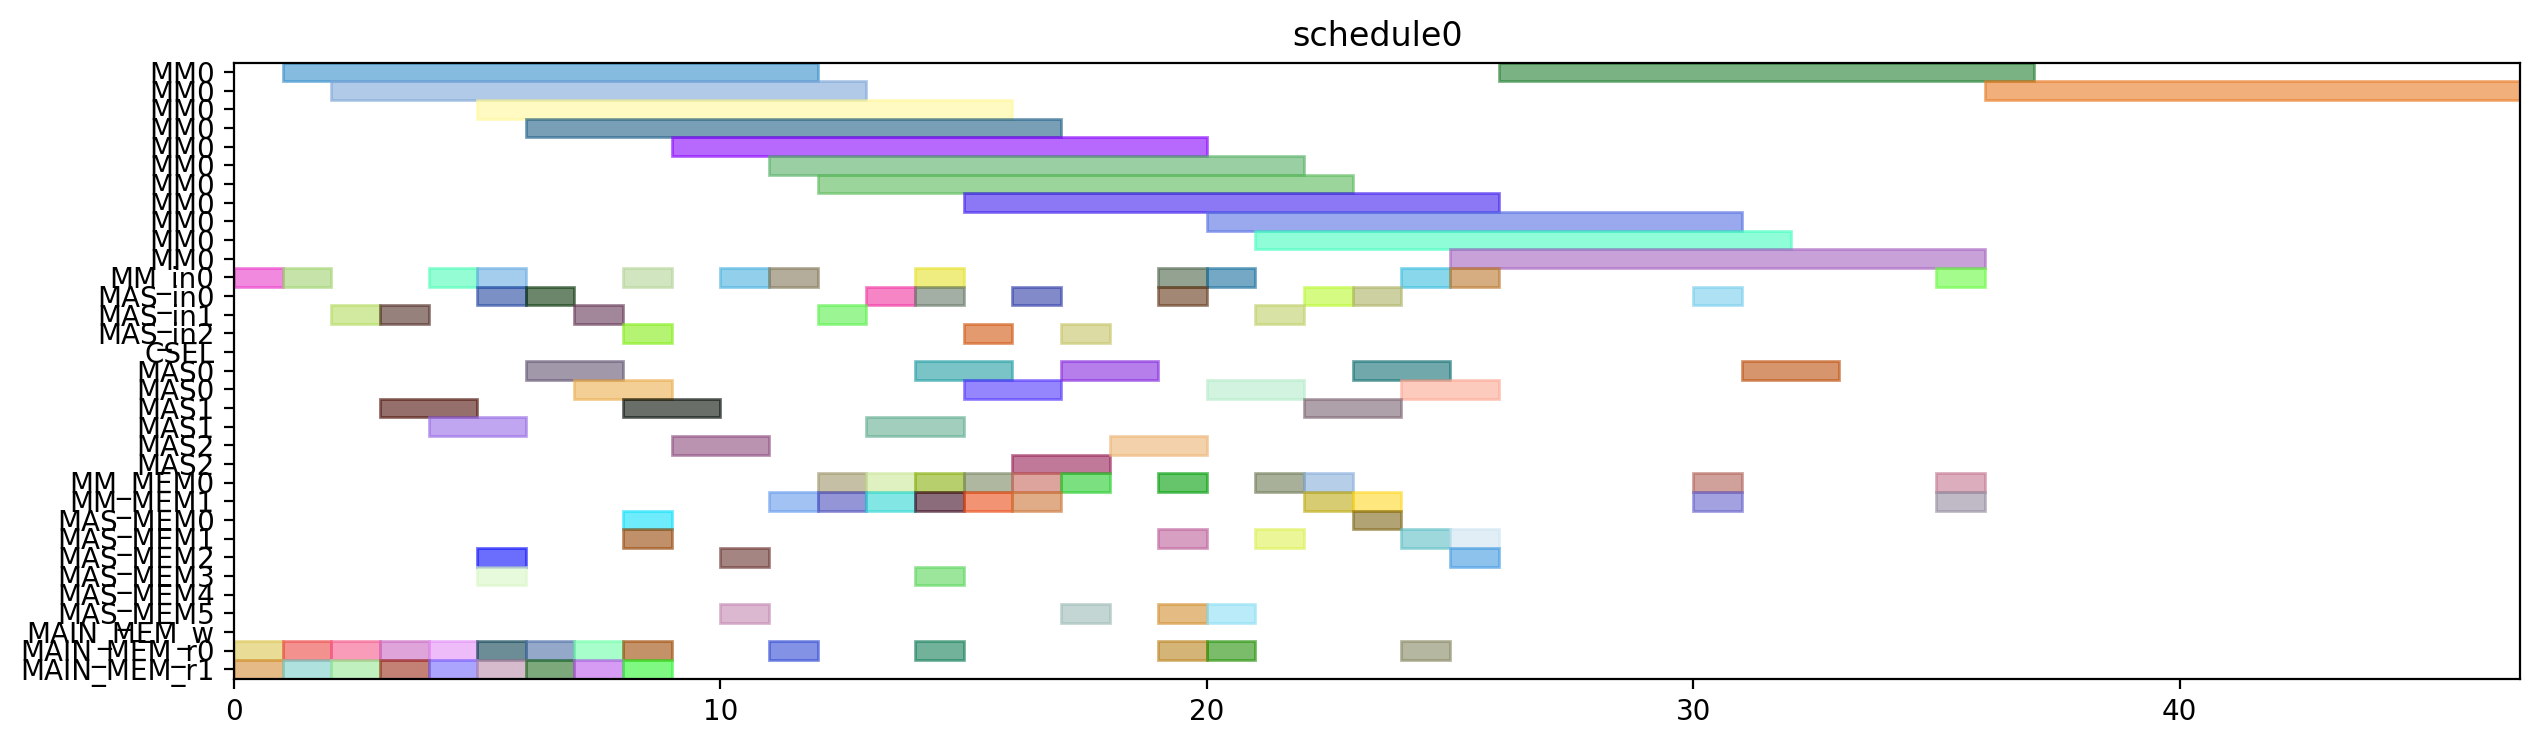

Source code (Python):
from pyschedule import Scenario, solvers, plotters, alt


def solve():
	horizon = 120
	S = Scenario("schedule0", horizon=horizon)

	# resource
	MM = S.Resources('MM', num=1, size=11)
	MM_in = S.Resources('MM_in', num=1)
	MAS_in = S.Resources('MAS_in', num=3)
	CSEL = S.Resource('CSEL')
	MAS = S.Resources('MAS', num=3, size=2, periods=range(1, horizon))
	MM_MEM = S.Resources('MM_MEM', num=2)
	MAS_MEM = S.Resources('MAS_MEM', num=6)
	MAIN_MEM_w = S.Resource('MAIN_MEM_w', size=1)
	MAIN_MEM_r = S.Resources('MAIN_MEM_r', num=2)

	# result of previous scheduling

	# new tasks
	t0 = S.Task('t0', length=11, delay_cost=1)
	t0 += alt(MM)
	t0_in = S.Task('t0_in', length=1, delay_cost=1)
	t0_in += alt(MM_in)
	S += t0_in*MM_in[0]<=t0*MM[0]
	t0_mem0 = S.Task('t0_mem0', length=1, delay_cost=1)
	t0_mem0 += MAIN_MEM_r[0]
	S += t0_mem0 <= t0

	t0_mem1 = S.Task('t0_mem1', length=1, delay_cost=1)
	t0_mem1 += MAIN_MEM_r[1]
	S += t0_mem1 <= t0

	t1 = S.Task('t1', length=11, delay_cost=1)
	t1 += alt(MM)
	t1_in = S.Task('t1_in', length=1, delay_cost=1)
	t1_in += alt(MM_in)
	S += t1_in*MM_in[0]<=t1*MM[0]
	t1_mem0 = S.Task('t1_mem0', length=1, delay_cost=1)
	t1_mem0 += MAIN_MEM_r[0]
	S += t1_mem0 <= t1

	t1_mem1 = S.Task('t1_mem1', length=1, delay_cost=1)
	t1_mem1 += MAIN_MEM_r[1]
	S += t1_mem1 <= t1

	t2 = S.Task('t2', length=11, delay_cost=1)
	t2 += alt(MM)
	t2_in = S.Task('t2_in', length=1, delay_cost=1)
	t2_in += alt(MM_in)
	S += t2_in*MM_in[0]<=t2*MM[0]
	t2_mem0 = S.Task('t2_mem0', length=1, delay_cost=1)
	t2_mem0 += MAIN_MEM_r[0]
	S += t2_mem0 <= t2

	t2_mem1 = S.Task('t2_mem1', length=1, delay_cost=1)
	t2_mem1 += MAIN_MEM_r[1]
	S += t2_mem1 <= t2

	t3 = S.Task('t3', length=2, delay_cost=1)
	t3 += alt(MAS)
	t3_in = S.Task('t3_in', length=1, delay_cost=1)
	t3_in += alt(MAS_in)
	S += t3_in*MAS_in[0]<=t3*MAS[0]

	S += t3_in*MAS_in[1]<=t3*MAS[1]

	S += t3_in*MAS_in[2]<=t3*MAS[2]

	t3_mem0 = S.Task('t3_mem0', length=1, delay_cost=1)
	t3_mem0 += MAIN_MEM_r[0]
	S += t3_mem0 <= t3

	t3_mem1 = S.Task('t3_mem1', length=1, delay_cost=1)
	t3_mem1 += MAIN_MEM_r[1]
	S += t3_mem1 <= t3

	t4 = S.Task('t4', length=2, delay_cost=1)
	t4 += alt(MAS)
	t4_in = S.Task('t4_in', length=1, delay_cost=1)
	t4_in += alt(MAS_in)
	S += t4_in*MAS_in[0]<=t4*MAS[0]

	S += t4_in*MAS_in[1]<=t4*MAS[1]

	S += t4_in*MAS_in[2]<=t4*MAS[2]

	t4_mem0 = S.Task('t4_mem0', length=1, delay_cost=1)
	t4_mem0 += MAIN_MEM_r[0]
	S += t4_mem0 <= t4

	t4_mem1 = S.Task('t4_mem1', length=1, delay_cost=1)
	t4_mem1 += MAIN_MEM_r[1]
	S += t4_mem1 <= t4

	t8 = S.Task('t8', length=2, delay_cost=1)
	t8 += alt(MAS)
	t8_in = S.Task('t8_in', length=1, delay_cost=1)
	t8_in += alt(MAS_in)
	S += t8_in*MAS_in[0]<=t8*MAS[0]

	S += t8_in*MAS_in[1]<=t8*MAS[1]

	S += t8_in*MAS_in[2]<=t8*MAS[2]

	t8_mem0 = S.Task('t8_mem0', length=1, delay_cost=1)
	t8_mem0 += MAIN_MEM_r[0]
	S += t8_mem0 <= t8

	t8_mem1 = S.Task('t8_mem1', length=1, delay_cost=1)
	t8_mem1 += MAIN_MEM_r[1]
	S += t8_mem1 <= t8

	t9 = S.Task('t9', length=2, delay_cost=1)
	t9 += alt(MAS)
	t9_in = S.Task('t9_in', length=1, delay_cost=1)
	t9_in += alt(MAS_in)
	S += t9_in*MAS_in[0]<=t9*MAS[0]

	S += t9_in*MAS_in[1]<=t9*MAS[1]

	S += t9_in*MAS_in[2]<=t9*MAS[2]

	t9_mem0 = S.Task('t9_mem0', length=1, delay_cost=1)
	t9_mem0 += MAIN_MEM_r[0]
	S += t9_mem0 <= t9

	t9_mem1 = S.Task('t9_mem1', length=1, delay_cost=1)
	t9_mem1 += MAIN_MEM_r[1]
	S += t9_mem1 <= t9

	t13 = S.Task('t13', length=2, delay_cost=1)
	t13 += alt(MAS)
	t13_in = S.Task('t13_in', length=1, delay_cost=1)
	t13_in += alt(MAS_in)
	S += t13_in*MAS_in[0]<=t13*MAS[0]

	S += t13_in*MAS_in[1]<=t13*MAS[1]

	S += t13_in*MAS_in[2]<=t13*MAS[2]

	t13_mem0 = S.Task('t13_mem0', length=1, delay_cost=1)
	t13_mem0 += MAIN_MEM_r[0]
	S += t13_mem0 <= t13

	t13_mem1 = S.Task('t13_mem1', length=1, delay_cost=1)
	t13_mem1 += MAIN_MEM_r[1]
	S += t13_mem1 <= t13

	t14 = S.Task('t14', length=2, delay_cost=1)
	t14 += alt(MAS)
	t14_in = S.Task('t14_in', length=1, delay_cost=1)
	t14_in += alt(MAS_in)
	S += t14_in*MAS_in[0]<=t14*MAS[0]

	S += t14_in*MAS_in[1]<=t14*MAS[1]

	S += t14_in*MAS_in[2]<=t14*MAS[2]

	t14_mem0 = S.Task('t14_mem0', length=1, delay_cost=1)
	t14_mem0 += MAIN_MEM_r[0]
	S += t14_mem0 <= t14

	t14_mem1 = S.Task('t14_mem1', length=1, delay_cost=1)
	t14_mem1 += MAIN_MEM_r[1]
	S += t14_mem1 <= t14

	t5 = S.Task('t5', length=11, delay_cost=1)
	t5 += alt(MM)
	t5_in = S.Task('t5_in', length=1, delay_cost=1)
	t5_in += alt(MM_in)
	S += t5_in*MM_in[0]<=t5*MM[0]
	t5_mem0 = S.Task('t5_mem0', length=1, delay_cost=1)
	t5_mem0 += alt(MAS_MEM)
	S += (t3*MAS[0])-1 < t5_mem0*MAS_MEM[0]
	S += (t3*MAS[1])-1 < t5_mem0*MAS_MEM[2]
	S += (t3*MAS[2])-1 < t5_mem0*MAS_MEM[4]
	S += t5_mem0 <= t5

	t5_mem1 = S.Task('t5_mem1', length=1, delay_cost=1)
	t5_mem1 += alt(MAS_MEM)
	S += (t4*MAS[0])-1 < t5_mem1*MAS_MEM[1]
	S += (t4*MAS[1])-1 < t5_mem1*MAS_MEM[3]
	S += (t4*MAS[2])-1 < t5_mem1*MAS_MEM[5]
	S += t5_mem1 <= t5

	t6 = S.Task('t6', length=2, delay_cost=1)
	t6 += alt(MAS)
	t6_in = S.Task('t6_in', length=1, delay_cost=1)
	t6_in += alt(MAS_in)
	S += t6_in*MAS_in[0]<=t6*MAS[0]

	S += t6_in*MAS_in[1]<=t6*MAS[1]

	S += t6_in*MAS_in[2]<=t6*MAS[2]

	t6_mem0 = S.Task('t6_mem0', length=1, delay_cost=1)
	t6_mem0 += alt(MM_MEM)
	S += (t0*MM[0])-1 < t6_mem0*MM_MEM[0]
	S += t6_mem0 <= t6

	t6_mem1 = S.Task('t6_mem1', length=1, delay_cost=1)
	t6_mem1 += alt(MM_MEM)
	S += (t1*MM[0])-1 < t6_mem1*MM_MEM[1]
	S += t6_mem1 <= t6

	t10 = S.Task('t10', length=11, delay_cost=1)
	t10 += alt(MM)
	t10_in = S.Task('t10_in', length=1, delay_cost=1)
	t10_in += alt(MM_in)
	S += t10_in*MM_in[0]<=t10*MM[0]
	t10_mem0 = S.Task('t10_mem0', length=1, delay_cost=1)
	t10_mem0 += alt(MAS_MEM)
	S += (t8*MAS[0])-1 < t10_mem0*MAS_MEM[0]
	S += (t8*MAS[1])-1 < t10_mem0*MAS_MEM[2]
	S += (t8*MAS[2])-1 < t10_mem0*MAS_MEM[4]
	S += t10_mem0 <= t10

	t10_mem1 = S.Task('t10_mem1', length=1, delay_cost=1)
	t10_mem1 += alt(MAS_MEM)
	S += (t9*MAS[0])-1 < t10_mem1*MAS_MEM[1]
	S += (t9*MAS[1])-1 < t10_mem1*MAS_MEM[3]
	S += (t9*MAS[2])-1 < t10_mem1*MAS_MEM[5]
	S += t10_mem1 <= t10

	t11 = S.Task('t11', length=2, delay_cost=1)
	t11 += alt(MAS)
	t11_in = S.Task('t11_in', length=1, delay_cost=1)
	t11_in += alt(MAS_in)
	S += t11_in*MAS_in[0]<=t11*MAS[0]

	S += t11_in*MAS_in[1]<=t11*MAS[1]

	S += t11_in*MAS_in[2]<=t11*MAS[2]

	t11_mem0 = S.Task('t11_mem0', length=1, delay_cost=1)
	t11_mem0 += alt(MM_MEM)
	S += (t1*MM[0])-1 < t11_mem0*MM_MEM[0]
	S += t11_mem0 <= t11

	t11_mem1 = S.Task('t11_mem1', length=1, delay_cost=1)
	t11_mem1 += alt(MM_MEM)
	S += (t2*MM[0])-1 < t11_mem1*MM_MEM[1]
	S += t11_mem1 <= t11

	t15 = S.Task('t15', length=11, delay_cost=1)
	t15 += alt(MM)
	t15_in = S.Task('t15_in', length=1, delay_cost=1)
	t15_in += alt(MM_in)
	S += t15_in*MM_in[0]<=t15*MM[0]
	t15_mem0 = S.Task('t15_mem0', length=1, delay_cost=1)
	t15_mem0 += alt(MAS_MEM)
	S += (t13*MAS[0])-1 < t15_mem0*MAS_MEM[0]
	S += (t13*MAS[1])-1 < t15_mem0*MAS_MEM[2]
	S += (t13*MAS[2])-1 < t15_mem0*MAS_MEM[4]
	S += t15_mem0 <= t15

	t15_mem1 = S.Task('t15_mem1', length=1, delay_cost=1)
	t15_mem1 += alt(MAS_MEM)
	S += (t14*MAS[0])-1 < t15_mem1*MAS_MEM[1]
	S += (t14*MAS[1])-1 < t15_mem1*MAS_MEM[3]
	S += (t14*MAS[2])-1 < t15_mem1*MAS_MEM[5]
	S += t15_mem1 <= t15

	t16 = S.Task('t16', length=2, delay_cost=1)
	t16 += alt(MAS)
	t16_in = S.Task('t16_in', length=1, delay_cost=1)
	t16_in += alt(MAS_in)
	S += t16_in*MAS_in[0]<=t16*MAS[0]

	S += t16_in*MAS_in[1]<=t16*MAS[1]

	S += t16_in*MAS_in[2]<=t16*MAS[2]

	t16_mem0 = S.Task('t16_mem0', length=1, delay_cost=1)
	t16_mem0 += alt(MM_MEM)
	S += (t0*MM[0])-1 < t16_mem0*MM_MEM[0]
	S += t16_mem0 <= t16

	t16_mem1 = S.Task('t16_mem1', length=1, delay_cost=1)
	t16_mem1 += alt(MM_MEM)
	S += (t2*MM[0])-1 < t16_mem1*MM_MEM[1]
	S += t16_mem1 <= t16

	t19 = S.Task('t19', length=11, delay_cost=1)
	t19 += alt(MM)
	t19_in = S.Task('t19_in', length=1, delay_cost=1)
	t19_in += alt(MM_in)
	S += t19_in*MM_in[0]<=t19*MM[0]
	t19_mem0 = S.Task('t19_mem0', length=1, delay_cost=1)
	t19_mem0 += MAIN_MEM_r[0]
	S += t19_mem0 <= t19

	t19_mem1 = S.Task('t19_mem1', length=1, delay_cost=1)
	t19_mem1 += alt(MM_MEM)
	S += (t2*MM[0])-1 < t19_mem1*MM_MEM[1]
	S += t19_mem1 <= t19

	t24 = S.Task('t24', length=2, delay_cost=1)
	t24 += alt(MAS)
	t24_in = S.Task('t24_in', length=1, delay_cost=1)
	t24_in += alt(MAS_in)
	S += t24_in*MAS_in[0]<=t24*MAS[0]

	S += t24_in*MAS_in[1]<=t24*MAS[1]

	S += t24_in*MAS_in[2]<=t24*MAS[2]

	t24_mem0 = S.Task('t24_mem0', length=1, delay_cost=1)
	t24_mem0 += alt(MM_MEM)
	S += (t0*MM[0])-1 < t24_mem0*MM_MEM[0]
	S += t24_mem0 <= t24

	t24_mem1 = S.Task('t24_mem1', length=1, delay_cost=1)
	t24_mem1 += alt(MM_MEM)
	S += (t0*MM[0])-1 < t24_mem1*MM_MEM[1]
	S += t24_mem1 <= t24

	t26 = S.Task('t26', length=11, delay_cost=1)
	t26 += alt(MM)
	t26_in = S.Task('t26_in', length=1, delay_cost=1)
	t26_in += alt(MM_in)
	S += t26_in*MM_in[0]<=t26*MM[0]
	t26_mem0 = S.Task('t26_mem0', length=1, delay_cost=1)
	t26_mem0 += MAIN_MEM_r[0]
	S += t26_mem0 <= t26

	t26_mem1 = S.Task('t26_mem1', length=1, delay_cost=1)
	t26_mem1 += alt(MM_MEM)
	S += (t2*MM[0])-1 < t26_mem1*MM_MEM[1]
	S += t26_mem1 <= t26

	t7 = S.Task('t7', length=2, delay_cost=1)
	t7 += alt(MAS)
	t7_in = S.Task('t7_in', length=1, delay_cost=1)
	t7_in += alt(MAS_in)
	S += t7_in*MAS_in[0]<=t7*MAS[0]

	S += t7_in*MAS_in[1]<=t7*MAS[1]

	S += t7_in*MAS_in[2]<=t7*MAS[2]

	t7_mem0 = S.Task('t7_mem0', length=1, delay_cost=1)
	t7_mem0 += alt(MM_MEM)
	S += (t5*MM[0])-1 < t7_mem0*MM_MEM[0]
	S += t7_mem0 <= t7

	t7_mem1 = S.Task('t7_mem1', length=1, delay_cost=1)
	t7_mem1 += alt(MAS_MEM)
	S += (t6*MAS[0])-1 < t7_mem1*MAS_MEM[1]
	S += (t6*MAS[1])-1 < t7_mem1*MAS_MEM[3]
	S += (t6*MAS[2])-1 < t7_mem1*MAS_MEM[5]
	S += t7_mem1 <= t7

	t12 = S.Task('t12', length=2, delay_cost=1)
	t12 += alt(MAS)
	t12_in = S.Task('t12_in', length=1, delay_cost=1)
	t12_in += alt(MAS_in)
	S += t12_in*MAS_in[0]<=t12*MAS[0]

	S += t12_in*MAS_in[1]<=t12*MAS[1]

	S += t12_in*MAS_in[2]<=t12*MAS[2]

	t12_mem0 = S.Task('t12_mem0', length=1, delay_cost=1)
	t12_mem0 += alt(MM_MEM)
	S += (t10*MM[0])-1 < t12_mem0*MM_MEM[0]
	S += t12_mem0 <= t12

	t12_mem1 = S.Task('t12_mem1', length=1, delay_cost=1)
	t12_mem1 += alt(MAS_MEM)
	S += (t11*MAS[0])-1 < t12_mem1*MAS_MEM[1]
	S += (t11*MAS[1])-1 < t12_mem1*MAS_MEM[3]
	S += (t11*MAS[2])-1 < t12_mem1*MAS_MEM[5]
	S += t12_mem1 <= t12

	t17 = S.Task('t17', length=2, delay_cost=1)
	t17 += alt(MAS)
	t17_in = S.Task('t17_in', length=1, delay_cost=1)
	t17_in += alt(MAS_in)
	S += t17_in*MAS_in[0]<=t17*MAS[0]

	S += t17_in*MAS_in[1]<=t17*MAS[1]

	S += t17_in*MAS_in[2]<=t17*MAS[2]

	t17_mem0 = S.Task('t17_mem0', length=1, delay_cost=1)
	t17_mem0 += alt(MM_MEM)
	S += (t15*MM[0])-1 < t17_mem0*MM_MEM[0]
	S += t17_mem0 <= t17

	t17_mem1 = S.Task('t17_mem1', length=1, delay_cost=1)
	t17_mem1 += alt(MAS_MEM)
	S += (t16*MAS[0])-1 < t17_mem1*MAS_MEM[1]
	S += (t16*MAS[1])-1 < t17_mem1*MAS_MEM[3]
	S += (t16*MAS[2])-1 < t17_mem1*MAS_MEM[5]
	S += t17_mem1 <= t17

	t25 = S.Task('t25', length=2, delay_cost=1)
	t25 += alt(MAS)
	t25_in = S.Task('t25_in', length=1, delay_cost=1)
	t25_in += alt(MAS_in)
	S += t25_in*MAS_in[0]<=t25*MAS[0]

	S += t25_in*MAS_in[1]<=t25*MAS[1]

	S += t25_in*MAS_in[2]<=t25*MAS[2]

	t25_mem0 = S.Task('t25_mem0', length=1, delay_cost=1)
	t25_mem0 += alt(MM_MEM)
	S += (t0*MM[0])-1 < t25_mem0*MM_MEM[0]
	S += t25_mem0 <= t25

	t25_mem1 = S.Task('t25_mem1', length=1, delay_cost=1)
	t25_mem1 += alt(MAS_MEM)
	S += (t24*MAS[0])-1 < t25_mem1*MAS_MEM[1]
	S += (t24*MAS[1])-1 < t25_mem1*MAS_MEM[3]
	S += (t24*MAS[2])-1 < t25_mem1*MAS_MEM[5]
	S += t25_mem1 <= t25

	t29 = S.Task('t29', length=2, delay_cost=1)
	t29 += alt(MAS)
	t29_in = S.Task('t29_in', length=1, delay_cost=1)
	t29_in += alt(MAS_in)
	S += t29_in*MAS_in[0]<=t29*MAS[0]

	S += t29_in*MAS_in[1]<=t29*MAS[1]

	S += t29_in*MAS_in[2]<=t29*MAS[2]

	t29_mem0 = S.Task('t29_mem0', length=1, delay_cost=1)
	t29_mem0 += alt(MM_MEM)
	S += (t0*MM[0])-1 < t29_mem0*MM_MEM[0]
	S += t29_mem0 <= t29

	t29_mem1 = S.Task('t29_mem1', length=1, delay_cost=1)
	t29_mem1 += alt(MM_MEM)
	S += (t26*MM[0])-1 < t29_mem1*MM_MEM[1]
	S += t29_mem1 <= t29

	t18 = S.Task('t18', length=11, delay_cost=1)
	t18 += alt(MM)
	t18_in = S.Task('t18_in', length=1, delay_cost=1)
	t18_in += alt(MM_in)
	S += t18_in*MM_in[0]<=t18*MM[0]
	t18_mem0 = S.Task('t18_mem0', length=1, delay_cost=1)
	t18_mem0 += MAIN_MEM_r[0]
	S += t18_mem0 <= t18

	t18_mem1 = S.Task('t18_mem1', length=1, delay_cost=1)
	t18_mem1 += alt(MAS_MEM)
	S += (t12*MAS[0])-1 < t18_mem1*MAS_MEM[1]
	S += (t12*MAS[1])-1 < t18_mem1*MAS_MEM[3]
	S += (t12*MAS[2])-1 < t18_mem1*MAS_MEM[5]
	S += t18_mem1 <= t18

	t27 = S.Task('t27', length=11, delay_cost=1)
	t27 += alt(MM)
	t27_in = S.Task('t27_in', length=1, delay_cost=1)
	t27_in += alt(MM_in)
	S += t27_in*MM_in[0]<=t27*MM[0]
	t27_mem0 = S.Task('t27_mem0', length=1, delay_cost=1)
	t27_mem0 += MAIN_MEM_r[0]
	S += t27_mem0 <= t27

	t27_mem1 = S.Task('t27_mem1', length=1, delay_cost=1)
	t27_mem1 += alt(MAS_MEM)
	S += (t12*MAS[0])-1 < t27_mem1*MAS_MEM[1]
	S += (t12*MAS[1])-1 < t27_mem1*MAS_MEM[3]
	S += (t12*MAS[2])-1 < t27_mem1*MAS_MEM[5]
	S += t27_mem1 <= t27

	t28 = S.Task('t28', length=2, delay_cost=1)
	t28 += alt(MAS)
	t28_in = S.Task('t28_in', length=1, delay_cost=1)
	t28_in += alt(MAS_in)
	S += t28_in*MAS_in[0]<=t28*MAS[0]

	S += t28_in*MAS_in[1]<=t28*MAS[1]

	S += t28_in*MAS_in[2]<=t28*MAS[2]

	t28_mem0 = S.Task('t28_mem0', length=1, delay_cost=1)
	t28_mem0 += alt(MAS_MEM)
	S += (t25*MAS[0])-1 < t28_mem0*MAS_MEM[0]
	S += (t25*MAS[1])-1 < t28_mem0*MAS_MEM[2]
	S += (t25*MAS[2])-1 < t28_mem0*MAS_MEM[4]
	S += t28_mem0 <= t28

	t28_mem1 = S.Task('t28_mem1', length=1, delay_cost=1)
	t28_mem1 += alt(MM_MEM)
	S += (t26*MM[0])-1 < t28_mem1*MM_MEM[1]
	S += t28_mem1 <= t28

	t30 = S.Task('t30', length=11, delay_cost=1)
	t30 += alt(MM)
	t30_in = S.Task('t30_in', length=1, delay_cost=1)
	t30_in += alt(MM_in)
	S += t30_in*MM_in[0]<=t30*MM[0]
	t30_mem0 = S.Task('t30_mem0', length=1, delay_cost=1)
	t30_mem0 += MAIN_MEM_r[0]
	S += t30_mem0 <= t30

	t30_mem1 = S.Task('t30_mem1', length=1, delay_cost=1)
	t30_mem1 += alt(MAS_MEM)
	S += (t29*MAS[0])-1 < t30_mem1*MAS_MEM[1]
	S += (t29*MAS[1])-1 < t30_mem1*MAS_MEM[3]
	S += (t29*MAS[2])-1 < t30_mem1*MAS_MEM[5]
	S += t30_mem1 <= t30

	t20 = S.Task('t20', length=2, delay_cost=1)
	t20 += alt(MAS)
	t20_in = S.Task('t20_in', length=1, delay_cost=1)
	t20_in += alt(MAS_in)
	S += t20_in*MAS_in[0]<=t20*MAS[0]

	S += t20_in*MAS_in[1]<=t20*MAS[1]

	S += t20_in*MAS_in[2]<=t20*MAS[2]

	t20_mem0 = S.Task('t20_mem0', length=1, delay_cost=1)
	t20_mem0 += alt(MM_MEM)
	S += (t19*MM[0])-1 < t20_mem0*MM_MEM[0]
	S += t20_mem0 <= t20

	t20_mem1 = S.Task('t20_mem1', length=1, delay_cost=1)
	t20_mem1 += alt(MM_MEM)
	S += (t18*MM[0])-1 < t20_mem1*MM_MEM[1]
	S += t20_mem1 <= t20

	t31 = S.Task('t31', length=11, delay_cost=1)
	t31 += alt(MM)
	t31_in = S.Task('t31_in', length=1, delay_cost=1)
	t31_in += alt(MM_in)
	S += t31_in*MM_in[0]<=t31*MM[0]
	t31_mem0 = S.Task('t31_mem0', length=1, delay_cost=1)
	t31_mem0 += alt(MM_MEM)
	S += (t27*MM[0])-1 < t31_mem0*MM_MEM[0]
	S += t31_mem0 <= t31

	t31_mem1 = S.Task('t31_mem1', length=1, delay_cost=1)
	t31_mem1 += alt(MM_MEM)
	S += (t30*MM[0])-1 < t31_mem1*MM_MEM[1]
	S += t31_mem1 <= t31

	t35 = S.Task('t35', length=11, delay_cost=1)
	t35 += alt(MM)
	t35_in = S.Task('t35_in', length=1, delay_cost=1)
	t35_in += alt(MM_in)
	S += t35_in*MM_in[0]<=t35*MM[0]
	t35_mem0 = S.Task('t35_mem0', length=1, delay_cost=1)
	t35_mem0 += alt(MAS_MEM)
	S += (t7*MAS[0])-1 < t35_mem0*MAS_MEM[0]
	S += (t7*MAS[1])-1 < t35_mem0*MAS_MEM[2]
	S += (t7*MAS[2])-1 < t35_mem0*MAS_MEM[4]
	S += t35_mem0 <= t35

	t35_mem1 = S.Task('t35_mem1', length=1, delay_cost=1)
	t35_mem1 += alt(MAS_MEM)
	S += (t28*MAS[0])-1 < t35_mem1*MAS_MEM[1]
	S += (t28*MAS[1])-1 < t35_mem1*MAS_MEM[3]
	S += (t28*MAS[2])-1 < t35_mem1*MAS_MEM[5]
	S += t35_mem1 <= t35

	solvers.mip.solve(S,msg=1,kind='CPLEX',ratio_gap=1.01)

	solution = [['hoge']*len(S.solution()[1]) for i in range(len(S.solution()))]
	for i in range(len(S.solution())):
		for j in range(len(S.solution()[i])):
			solution[i][j]=str(S.solution()[i][j])
	print(solution)

	cycles = int(solution[-1][3])

	pic_file_name = "/mnt/rose/usr1/fukuda/ABE/multiRAM_multiMAS_16mux/scheduling_result/stage11MM1_stage2MAS3/EP_ADD_A_ANY/schedule0.png"
	if(S.solution() != []):
		plotters.matplotlib.plot(S,img_filename=pic_file_name, show_task_labels=False, fig_size=(cycles*0.25+3, 4))

	return solution
